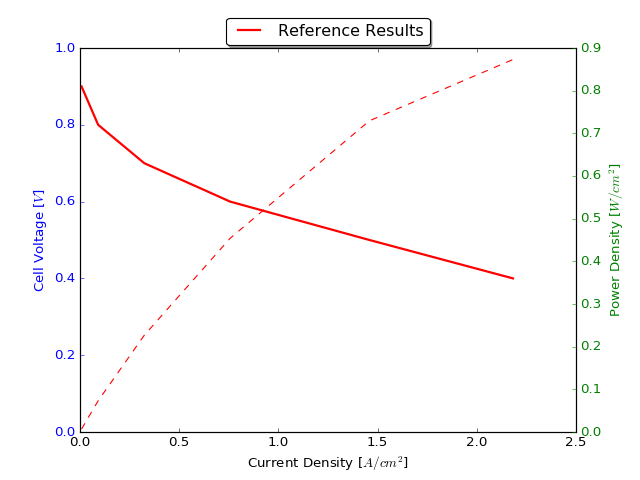

Recreate this plot in Python.
import PythonFCST as PythonFCST
from PythonFCST.util.parsers import read_polcurve
import argparse
from itertools import cycle
import pylab as plt
import os
flag=0
path=os.getcwd()
for subdir,dirs,files in os.walk(path):
  for file in files:
      name=os.path.join(subdir,file)
      if 'polarization_curve/regression/test_results.dat' in name:
          fname=name

data01 = read_polcurve(fname)
fig = data01.plot_polcurve(label='Reference Results',
                         format_pol   = 'r-',
                         format_power = 'r--',
                         flag_guides=False)
fname=[]
for subdir,dirs,files in os.walk(path):
  for file in files:
      name=os.path.join(subdir,file)
      if 'polarization_curve.dat' in name:
          fname=name
          flag=1

if flag:
   data02 = read_polcurve(fname)
   fig = data01.plot_polcurve(label='Current Results', fig = fig,
                         format_pol   = 'g-',
                         format_power = 'g--',
                         flag_guides=False)
plt.show()
